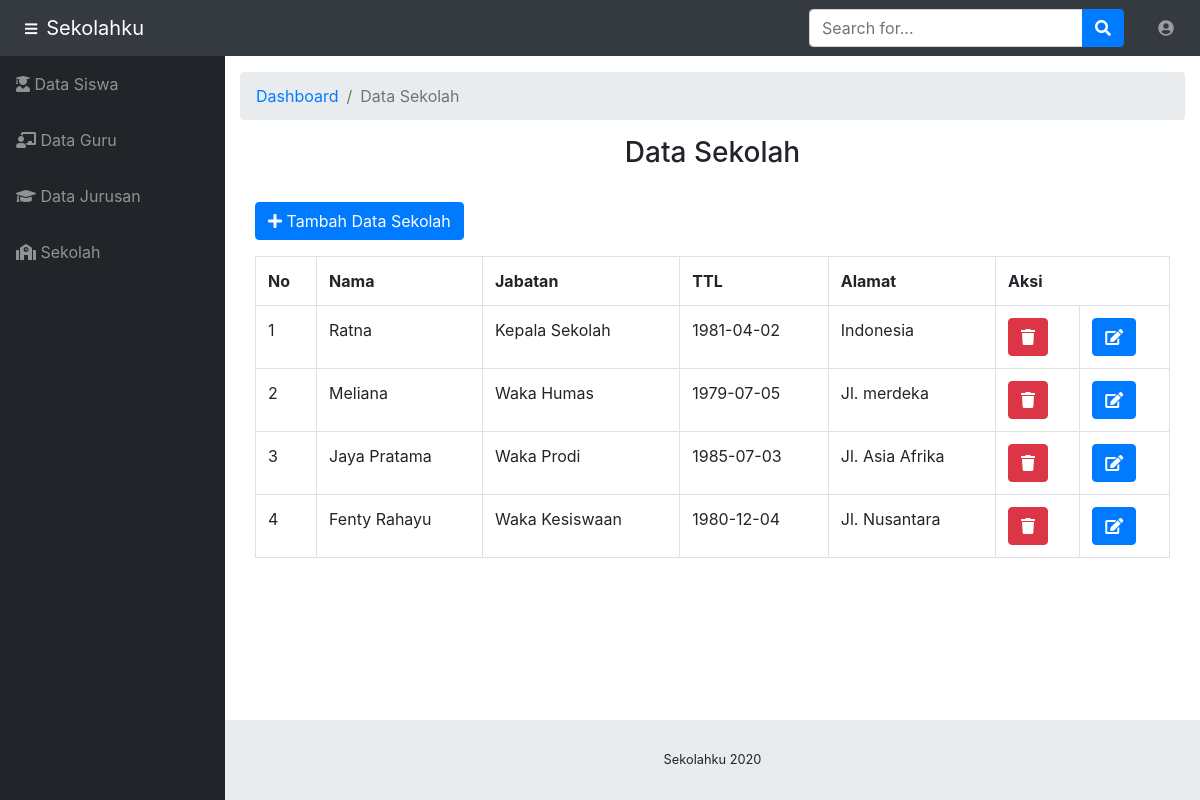
Screenshot of /index.php/admin with the database file from the repository.
### tables this page shows
CREATE TABLE IF NOT EXISTS `data` (
`id` int(11) NOT NULL,
  `nama` varchar(100) NOT NULL,
  `jabatan` varchar(100) NOT NULL,
  `ttl` date NOT NULL,
  `alamat` varchar(150) NOT NULL
);

### application/controllers/Admin.php (called while the page is built, shortened)
<?php
class Admin extends CI_Controller
{
    public function __construct()
    {
        $this->load->library('form_validation');
    }
    public function index()
    {
        $data['title'] = 'Sekolahku';
        $data['data'] = $this->M_data->getAll();
        $this->load->view('templates/header3', $data);
        $this->load->view('templates/navbar');
        $this->load->view('templates/sidebar');
        $this->load->view('admin/index', $data);
        $this->load->view('templates/footer');
    }
}

### index.php (called while the page is built, shortened)
<?php
require_once BASEPATH.'core/CodeIgniter.php';

### application/models/M_data.php (called while the page is built, shortened)
<?php
class M_data extends CI_Model
{
    private $_table = "data";
    public function getAll()
    {
        return $this->db->get($this->_table)->result();
    }
}

### application/views/admin/index.php (the view, shortened to what this page needs)
<div class="row">
    <div class="col-lg-12">
        <ol class="breadcrumb">
            <li class="breadcrumb-item">
                <a href="#">Dashboard</a>
            </li>
            <li class="breadcrumb-item active">Data Sekolah</li>
        </ol>
    </div>
</div>
<div class="container">
    <center>
        <h3>Data Sekolah</h3>
    </center>
    <br>
    <button class="btn btn-primary" data-toggle="modal" data-target="#exampleModal"><i class="fa fa-plus"></i> Tambah Data Sekolah</button>
    <div class="row">
        <div class="col-lg-12">
            <div class="my-3">
                <div class="table-responsive mx-auto">
                    <table class="table table-bordered">
                        <tr>
                            <th>No</th>
                            <th>Nama</th>
                            <th>Jabatan</th>
                            <th>TTL</th>
                            <th>Alamat</th>
                            <th colspan="2">Aksi</th>
                        </tr>
                        <?php
                        $no = 1;
                        foreach ($data as $dt) : ?>
                            <tr>
                                <td><?php echo $no++ ?></td>
                                <td><?php echo $dt->nama ?></td>
                                <td><?php echo $dt->jabatan ?></td>
                                <td><?php echo $dt->ttl ?></td>
                                <td><?php echo $dt->alamat ?></td>
                                <td onclick="javascript: return confirm('Anda yakin ingin menghapus')"><?php echo anchor('data/hapus/' . $dt->id, '<div class="btn btn-danger"><i class="fa fa-trash"></i></div>') ?>
                                </td>
                                <td>
                                    <?php echo anchor('data/edit_d/' . $dt->id, '<div class="btn btn-primary" class="btn-sm"><i class="fa fa-edit"></i></div>') ?>
                                </td>
                            </tr>
                        <?php endforeach; ?>
                    </table>
                </div>
            </div>
        </div>
    </div>
</div>

### application/views/templates/header3.php (shortened to what this page needs)
<!DOCTYPE html>
<html lang="en">
<head>
  <link href="<?= base_url('assets/'); ?>vendor/fontawesome-free/css/all.min.css" rel="stylesheet" type="text/css">
  <link href="<?= base_url('assets/'); ?>vendor/datatables/dataTables.bootstrap4.css" rel="stylesheet">
  <link href="<?= base_url('assets/'); ?>css/sb-admin.css" rel="stylesheet">
</head>
<body id="page-top">
  <nav class="navbar navbar-expand navbar-dark bg-dark static-top">
    <button class="btn btn-link btn-sm text-white order-1 order-sm-0" id="sidebarToggle" href="#">
      <i class="fas fa-bars"></i>
    </button>
    <a class="navbar-brand mr-1" href="<?= base_url('admin/index'); ?>">Sekolahku</a>

### application/views/templates/navbar.php (shortened to what this page needs)
<form class="d-none d-md-inline-block form-inline ml-auto mr-0 mr-md-3 my-2 my-md-0">
    <div class="input-group">
        <input type="text" class="form-control" placeholder="Search for..." aria-label="Search" aria-describedby="basic-addon2">
        <div class="input-group-append">
            <button class="btn btn-primary" type="button">
                <i class="fas fa-search"></i>
            </button>
        </div>
    </div>
</form>
<ul class="navbar-nav ml-auto ml-md-0">
    <li class="nav-item dropdown no-arrow">
        <a class="nav-link dropdown-toggle" href="#" id="userDropdown" role="button" data-toggle="dropdown" aria-haspopup="true" aria-expanded="false">
            <i class="fas fa-user-circle fa-fw"></i>
        </a>
    </li>
</ul>
</nav>
<div id="wrapper">

### application/views/templates/sidebar.php
<ul class="sidebar navbar-nav">
    <li class="nav-item">
        <a class="nav-link" href="<?= base_url('admin/siswa'); ?>">
            <i class="fas fa-user-graduate"></i>
            <span> Data Siswa</span></a>
    </li>
    <li class="nav-item">
        <a class="nav-link" href="<?= base_url('admin/guru'); ?>">
            <i class="fas fa-chalkboard-teacher"></i>
            <span> Data Guru</span></a>
    </li>
    <li class="nav-item">
        <a class="nav-link" href="<?= base_url('admin/jurusan'); ?>">
            <i class="fas fa-graduation-cap"></i>
            <span> Data Jurusan</span></a>
    </li>
    <li class="nav-item">
        <a class="nav-link" href="<?= base_url('admin/index'); ?>">
            <i class="fas fa-school"></i>
            <span> Sekolah</span>
        </a>
    </li>
</ul>
<div id="content-wrapper">
    <div class="container-fluid">

### application/views/templates/footer.php (shortened to what this page needs)
<footer class="sticky-footer">
    <div class="container my-auto">
        <div class="copyright text-center my-auto">
            <span>Sekolahku 2020</span>
        </div>
    </div>
</footer>
</div>
</div>
</body>
</html>

### rows the page displays
data: nama "Ratna", jabatan "Kepala Sekolah", ttl "1981-04-02", alamat "Indonesia"
data: nama "Meliana", jabatan "Waka Humas", ttl "1979-07-05", alamat "Jl. merdeka"
data: nama "Jaya Pratama", jabatan "Waka Prodi", ttl "1985-07-03", alamat "Jl. Asia Afrika"
data: nama "Fenty Rahayu", jabatan "Waka Kesiswaan", ttl "1980-12-04", alamat "Jl. Nusantara"
